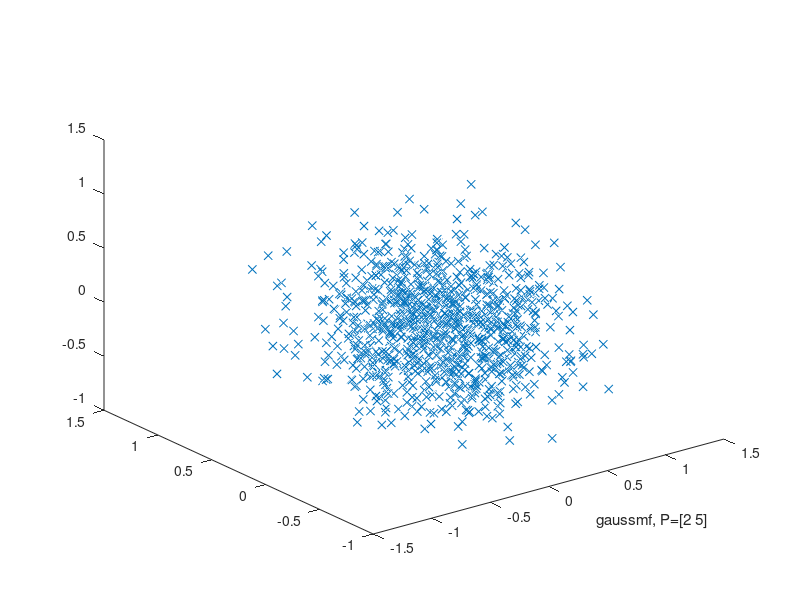

Source code (MATLAB):
clc;clear all;close all

n = 1000;
X = 1:n;
delt_s =1.5;
gx = gaussmf(X,[delt_s 0]);
gy =gaussmf(X,[delt_s 0]);
gz =gaussmf(X,[delt_s 0]);
obstx = gx*(rand(n)-rand(n));
obsty = gy*(rand(n)-rand(n));
obstz = gz*(rand(n)-rand(n));
obst = [obstx;obsty;obstz];

%plot(X,deltx)
plot3(obst(1,:),obst(2,:),obst(3,:),'x')
xlabel('gaussmf, P=[2 5]')


